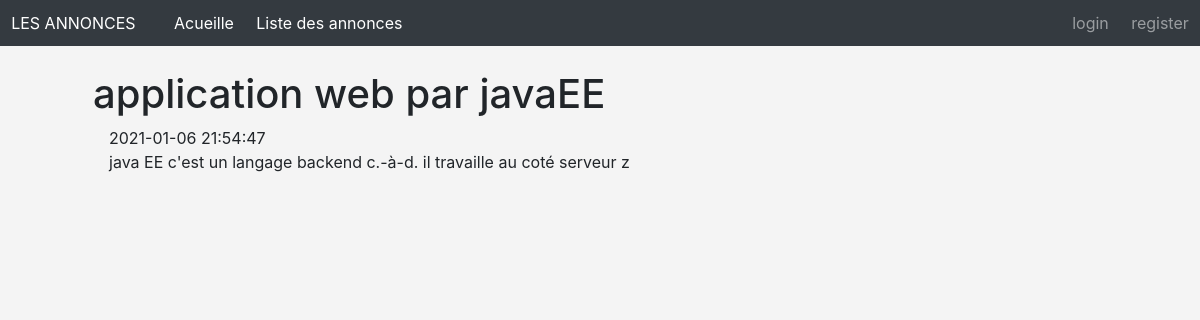
The page /annonces/annonce/6 on the database its author committed.
### tables this page shows
CREATE TABLE `annonce` (
  `id` int(11) NOT NULL,
  `titre` varchar(256) NOT NULL,
  `description` text NOT NULL,
  `actif` tinyint(1) NOT NULL DEFAULT 0,
  `created_at` datetime NOT NULL DEFAULT current_timestamp(),
  `user_id` int(11) NOT NULL
);

### Controllers/Controller.php (called while the page is built, shortened)
<?php
class Controller
{
    public function render(String $fichier, array $data=[],String $template = "default.php")
    {
        extract($data);
        require_once(ROOT."/Views/".$fichier);
    }
}
?>

### Controllers/AnnoncesController.php (called while the page is built, shortened)
<?php
class AnnoncesController extends Controller
{
    public function annonce(int $id)
    {
        $annonce = new annonce;
        $annonce = $annonce->find($id);
        $this->render("annonces/annonce.php",compact("annonce"));
    }
}
?>

### public/index.php (called while the page is built, shortened)
<?php
$app = new Main;
$app->start();

### Models/Annonce.php (called while the page is built, shortened)
<?php
class Annonce extends Model{
    public function __construct(){
        $this->table = 'ANNONCE';
    }
}
?>

### Core/DataBase.php (called while the page is built, shortened)
<?php
class DataBase extends PDO
{
    private static $instance;
    private function __construct(){
        $dsn = "mysql:host=". self::DBHOST.";dbname=".self::DBNAME;
    }
    public static function getInstance(): self
    {
        if(self::$instance === null)
            self::$instance = new self();
        return self::$instance;
    }
}

### Models/Model.php (called while the page is built, shortened)
<?php
class Model extends DataBase
{
    protected $table;
    public function find(int $id){
        return $this->require(
            "SELECT * from " . $this->table . " where id = ". $id
        )->fetch();
    }
    public function require(String $sql, array $attributes = null)
    {
        $this->db = self::getInstance();
        if($attributes === null){
            return $this->db->query($sql);
        }else{
            $statement = $this->db->prepare($sql);
            $statement->execute($attributes);
            return $statement;
        }
    }
}
?>

### Views/annonces/annonce.php (the view)
<div class="carte mx-5 mt-4">
    <h1><?=$annonce->titre?></h1>
    <div class="ml-3"> <?=$annonce->created_at   ?> </div>
    <div class="ml-3"> <?=$annonce->description   ?> </div>
</div>

### Views/default.php (style rules this page uses)
body { background-color: #F4F4F4; font-size: 16px ; }

### rows shown on the page
annonce: titre "application web par javaEE", created_at "2021-01-06 21:54:47", description "java EE c'est un langage backend c.-à-d. il travaille au coté serveur z"
